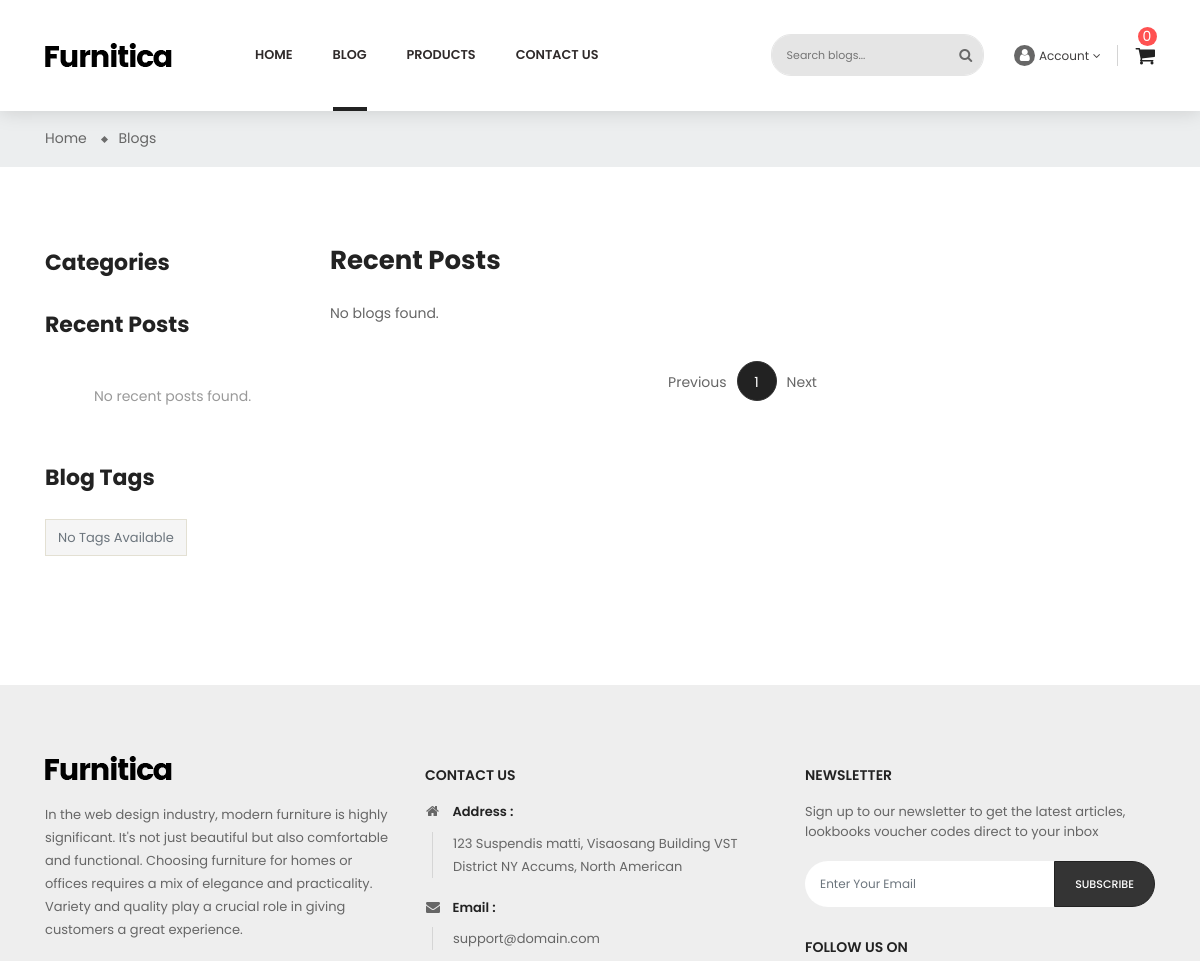
The page /en/blogs/ (upper part) on the database as committed earlier.
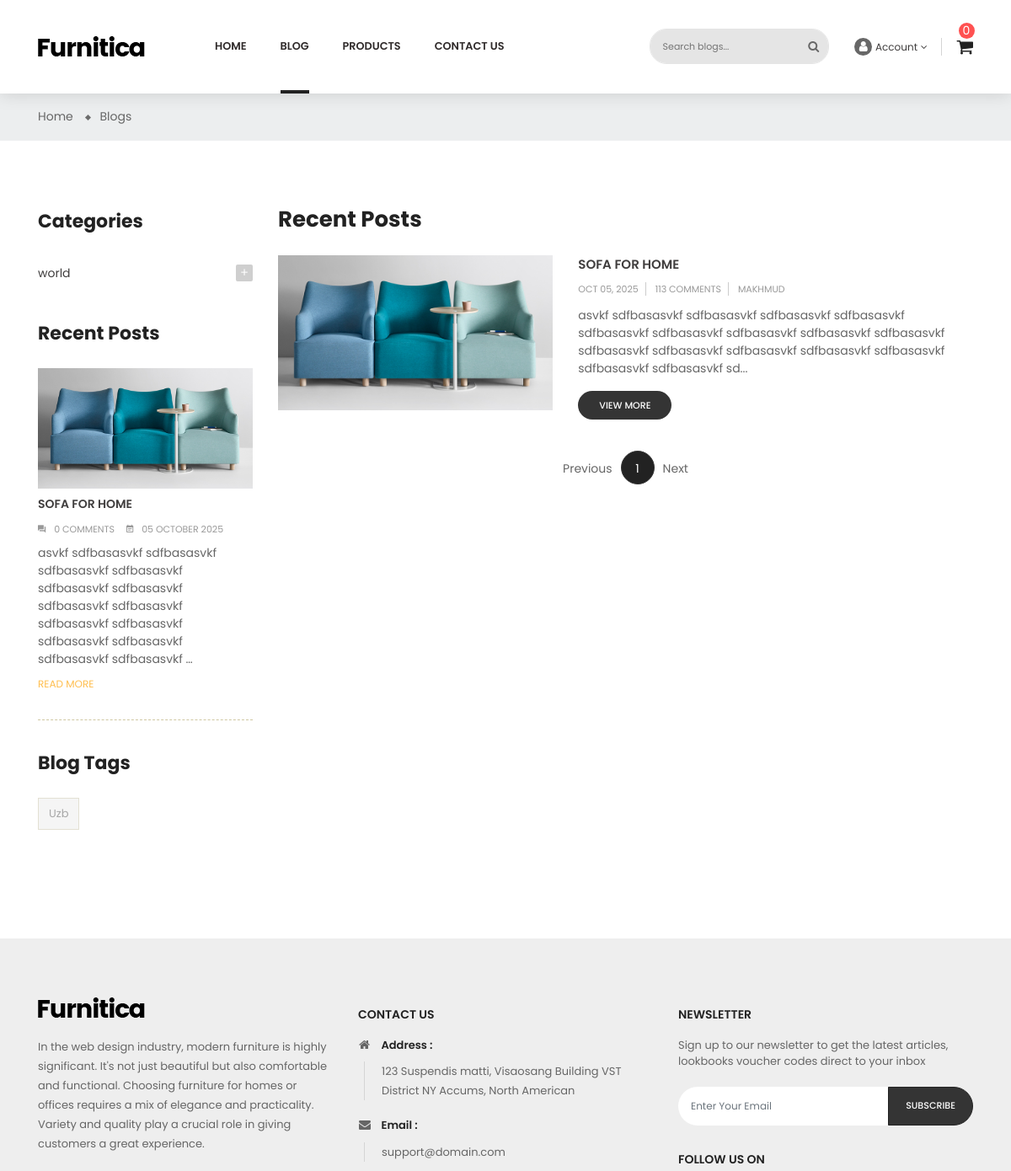
The same page on the database as committed later.
### apps/blogs/models.py (models this page shows, shortened)
class BlogCategoryModel(BaseModel):
    title = models.CharField(max_length=255)
    parent = models.ForeignKey(
        'self',
        on_delete=models.CASCADE,
        related_name='children',
        blank=True,
        null=True
    )
    class Meta:
        verbose_name = 'Blog category'
        verbose_name_plural = 'Blog categories'

class BlogModel(BaseModel):
    class BlogStatus(models.TextChoices):
        DRAFT = 'DRAFT'
        PUBLISHED = 'PUBLISHED'
        DELETED = 'DELETED'
    image = models.ImageField(upload_to='blog-post/')
    title = models.CharField(max_length=255)
    content = RichTextUploadingField()
    status = models.CharField(
        max_length=20,
        choices=BlogStatus,
        default=BlogStatus.DRAFT
    )
    author = models.ForeignKey(
        BlogAuthorModel,
        on_delete=models.CASCADE,
        related_name='blogs',
    )
    category = models.ManyToManyField(
        BlogCategoryModel,
        related_name='blogs'
    )
    tag = models.ManyToManyField(
        BlogTagModel,
        related_name='blogs'
    )
    class Meta:
        verbose_name = 'Blog'
        verbose_name_plural = 'Blogs'

class BlogTagModel(BaseModel):
    title = models.CharField(max_length=255)
    class Meta:
        verbose_name = 'Blog tag'
        verbose_name_plural = 'Blog tags'

class BlogAuthorModel(BaseModel):
    full_name = models.CharField(max_length=128)
    avatar = models.ImageField(
        upload_to='blog-author/'
    )
    bio = models.CharField(max_length=255)
    class Meta:
        verbose_name = 'Blog author'
        verbose_name_plural = 'Blog authors'

### apps/blogs/views.py (the view)
# urls.py: path('', BlogListView.as_view(), name='blogs_home'),
class BlogListView(ListView):
    template_name = 'blogs/blog-list-sidebar-left.html'
    context_object_name = "blogs"
    paginate_by = 3
    def get_queryset(self):
        return BlogModel.objects.filter(status=BlogModel.BlogStatus.PUBLISHED)
    def get_context_data(self, **kwargs):
        context = super().get_context_data(**kwargs)
        context["parent_categories"] = BlogCategoryModel.objects.filter(parent__isnull=True)
        context["tags"] = BlogTagModel.objects.all()
        context["recent_blogs"] = BlogModel.objects.filter(
            status=BlogModel.BlogStatus.PUBLISHED
        ).order_by('-created_at')[:2]
        context["search_type"] = "blogs"
        return context

### apps/basket/cart.py (called while the page is built)
    def __len__(self):
        return sum(item['quantity'] for item in self.basket.values())

### apps/basket/context_processors.py (called while the page is built)
def basket(request):
    return {'basket': Basket(request)}

### apps/pages/templatetags/my_tags.py (called while the page is built)
@register.simple_tag
def get_full_url(request, lang):
    path = request.path.split('/')
    path[1] = lang
    return '/'.join(path)

### templates/blogs/blog-list-sidebar-left.html (shortened to what the changed rows need)
{% extends 'layout/base.html'%}
{% load static %}
{% load i18n %}
{% load my_tags %}
{% block body_id %}blog-list-sidebar-left{% endblock %}
{% block body_class %}blog{% endblock %}
{% block content %}
<div class="main-content">
        <div id="wrapper-site">
            <div id="content-wrapper">
                <div id="main">
                    <div class="page-home">
                        <div class="container">
                            <div class="content">
                                <div class="row">
                                    <div class="sidebar-3 sidebar-collection col-lg-3 col-md-3 col-sm-4">
                                        {% include 'blogs/blog-sidebar.html' %}
                                    </div>
                                    <div class="col-sm-8 col-lg-9 col-md-9 flex-xs-first main-blogs">
                                        <h2>Recent Posts</h2>
                                    {% if blogs %}
                                        {% for blog in blogs %}
                                            <div class="list-content row">
                                                <div class="hover-after col-md-5 col-xs-12">
                                                    <a href="{% url 'blogs:detail' pk=blog.id %}">
                                                        <img src="{{ blog.image.url }}" alt="img">
                                                    </a>
                                                </div>
                                                <div class="late-item col-md-7 col-xs-12" >
                                                    <p class="content-title">
                                                        <a href="{% url 'blogs:detail' pk=blog.id %}"> {{ blog.title|slice:":40" }} </a>
                                                    </p>
                                                    <p class="post-info">
                                                        <span>{{ blog.created_at|date:"M d, Y" }}</span>
                                                        <span>113 Comments</span>
                                                        <span> {{ blog.author.full_name }} </span>
                                                    </p>
                                                    <p class="description">{{ blog.content|striptags|slice:":200" }}...
                                                    </p>
                                                    <span class="view-more">
                                                        <a href="{% url 'blogs:detail' pk=blog.id %}">view more</a>
                                                    </span>
                                                </div>
                                            </div>
                                        {% endfor %}
                                    {% else %}
                                        {% if filter_type == "category" %}
                                            <p>No blogs found in this category.</p>
                                        {% elif filter_type == "tag" %}
                                            <p>No blogs found for this tag.</p>
                                        {% else %}
                                            <p>No blogs found.</p>
                                        {% endif %}
                                    {% endif %}
                                        <div class="page-list col">
                                            <ul class="justify-content-center d-flex">
                                                {% for num in page_obj.paginator.page_range %}
                                                    {% if page_obj.number == num %}
                                                        <li class="current active">
                                                            <a rel="nofollow" href="#" class="disabled js-search-link">
                                                                {{ num }}
                                                            </a>
                                                        </li>
                                                    {% elif num > page_obj.number|add:'-3' and num < page_obj.number|add:'3' %}
                                                        <li>
                                                            <a rel="nofollow" href="?page={{ num }}{% if search_query %}&s={{ search_query }}{% endif %}" class="js-search-link">
                                                                {{ num }}
                                                            </a>
                                                        </li>
                                                    {% endif %}
                                                {% endfor %}
                                            </ul>
                                        </div>
                                    </div>
                                </div>
                            </div>
                        </div>
                    </div>
                </div>
            </div>
        </div>
    </div>
{% endblock %}

### templates/blogs/blog-sidebar.html (shortened to what this page needs)
{% load static %}
{% load i18n %}
<div class="sidebar-block">
    <div class="title-block">Categories</div>
    <div class="block-content">
        {% for parent in parent_categories %}
            <div class="cateTitle hasSubCategory open level1">
                <span class="arrow collapse-icons collapsed"
                    data-toggle="collapse"
                    data-target="#category{{ parent.id }}"
                    aria-expanded="false" role="status">
                    <i class="zmdi zmdi-plus"></i>
                </span>
                <a class="cateItem" href="{% url 'blogs:blog_filter' 'category' parent.id %}">{{ parent.title }}</a>
            </div>
        {% endfor %}
    </div>
</div>
<div class="sidebar-block">
    <div class="title-block">{% trans 'Recent Posts' %}</div>
    <div class="post-item-content">
        {% for blog in recent_blogs %}
        <div>
            <div class="late-item {% if forloop.first %}first-child{% endif %}">
                <a href="{% url 'blogs:detail' blog.id %}">
                    {% if blog.image %}
                        <img src="{{ blog.image.url }}" alt="{{ blog.title }}" class="img-fluid mb-2">
                    {% endif %}
                    <p class="content-title">{{ blog.title|upper }}</p>
                </a>
                <span>
                    <i class="zmdi zmdi-comments"></i>{{ blog.comments.count }} comment{{ blog.comments.count|pluralize }}
                </span>
                <span>
                    <i class="zmdi zmdi-calendar-note"></i>{{ blog.created_at|date:"d F Y" }}
                </span>
                <p class="description">{{ blog.content|striptags|truncatewords:15 }}</p>
                <p class="remove">
                    <a href="{% url 'blogs:detail' blog.id %}">{% trans 'READ MORE' %}</a>
                </p>
            </div>
        </div>
        {% empty %}
        <p style="text-align:center;color:#999;padding:20px;">{% trans 'No recent posts found.' %}</p>
        {% endfor %}
    </div>
</div>
<div class="sidebar-block product-tags">
    <div class="title-block">
        Blog Tags
    </div>
    <div class="block-content">
        <ul class="listSidebarBlog list-unstyled">
            {% for tag in tags %}
            <li>
                <a href="{% url 'blogs:blog_filter' 'tag' tag.id %}" title="Show blogs matching tag {{ tag.title }}">{{ tag.title }}</a>
            </li>
            {% empty %}
            <li><span class="text-muted">{% trans 'No tags available' %}</span></li>
            {% endfor %}
        </ul>
    </div>
</div>

Rows that differ between the two databases and show on the page:
added BlogCategoryModel: title "world"
added BlogModel: image (picture), title "SOFA FOR HOME", comments.count "0", created_at "05 OCTOBER 2025", content "asvkf sdfbasasvkf sdfbasasvkf sdfbasasvkf sdfbasasvkf sdfbasasvkf sdfbasasvkf sdfbasasvkf sdfbasasvkf sdfbasasvkf sdfbasasvkf sdfbasasvkf sdfbasasvkf sdfbasasvkf sdfbasasvkf …", created_at "OCT 05, 2025", author.full_name "MAKHMUD", content "asvkf sdfbasasvkf sdfbasasvkf sdfbasasvkf sdfbasasvkf sdfbasasvkf sdfbasasvkf sdfbasasvkf sdfbasasvkf sdfbasasvkf sdfbasasvkf sdfbasasvkf sdfbasasvkf sdfbasasvkf sdfbasasvkf sdfbasasvkf sdfbasasvkf sd"
added BlogTagModel: title "Uzb"
Other text that changed with them:
text no longer shown: "No recent posts found. No Tags Available No blogs found."
